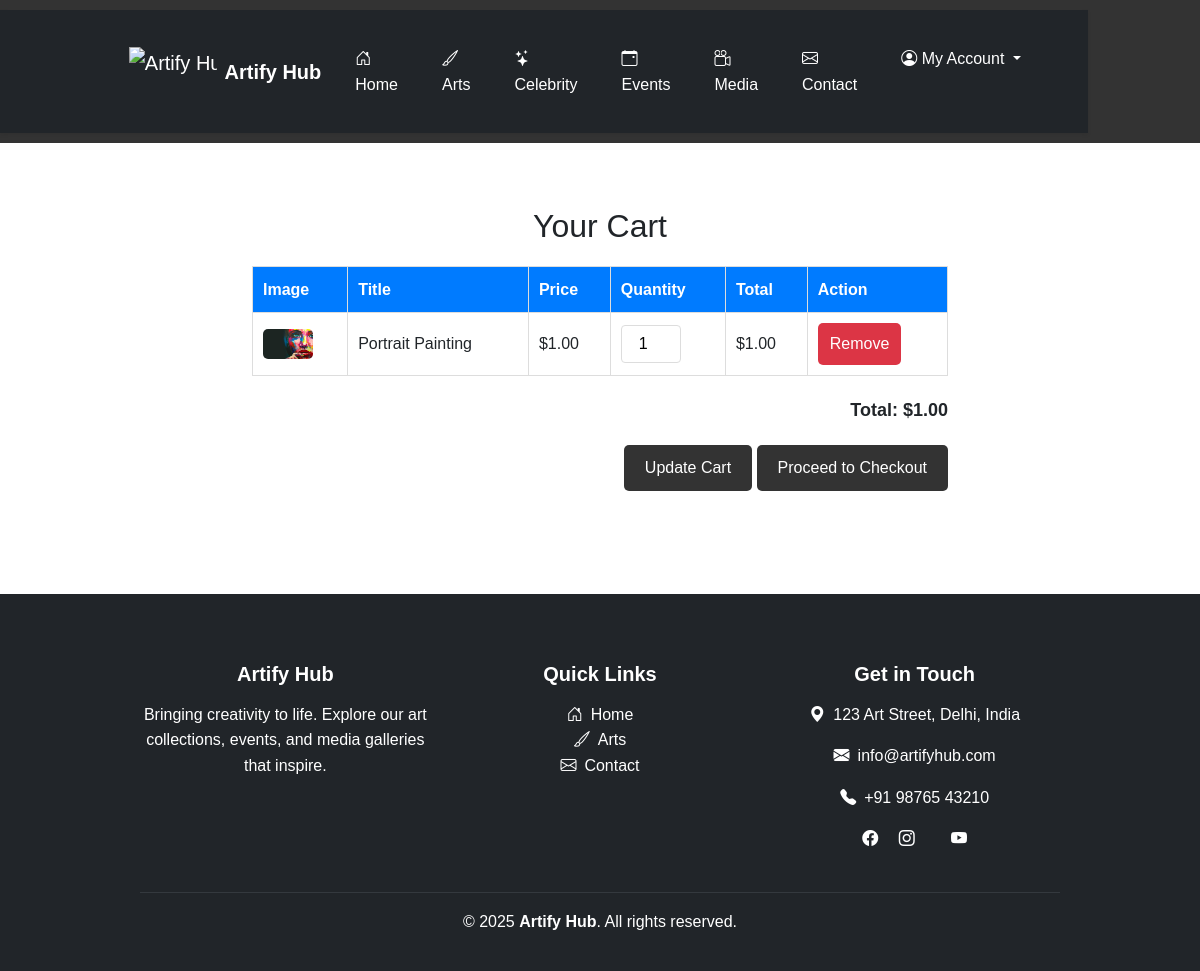
Page /cart.php (signed in) on the committed database.
### tables this page shows
CREATE TABLE `cart` (
  `id` int(11) NOT NULL,
  `user_id` int(11) DEFAULT NULL,
  `art_id` int(11) DEFAULT NULL,
  `quantity` int(11) DEFAULT 1,
  `created_at` timestamp NOT NULL DEFAULT current_timestamp()
);

CREATE TABLE `arts` (
  `id` int(11) NOT NULL,
  `title` varchar(255) NOT NULL,
  `slug` varchar(255) NOT NULL,
  `category_id` int(11) DEFAULT NULL,
  `price` decimal(10,2) NOT NULL,
  `description` text DEFAULT NULL,
  `meta_description` text DEFAULT NULL,
  `main_image` varchar(255) DEFAULT NULL,
  `main_image_2` varchar(255) DEFAULT NULL,
  `stock` int(11) DEFAULT 1,
  `status` enum('in_stock','sold_out','featured') DEFAULT 'in_stock',
  `created_at` timestamp NOT NULL DEFAULT current_timestamp()
);

### cart.php (the view, shortened to what this page needs)
<?php
require_once 'includes/db.php';
$user_id = $_SESSION['user_id'];
$stmt = $pdo->prepare("SELECT c.*, a.title, a.price, a.main_image FROM cart c JOIN arts a ON c.art_id = a.id WHERE c.user_id = ?");
$stmt->execute([$user_id]);
$cart_items = $stmt->fetchAll();
?>
<!DOCTYPE html>
<html lang="en">
<head>
    <link rel="stylesheet" href="assets/css/style.css">
</head>
<body>
    <?php include 'includes/header.php'; ?>
    <div class="container">
        <h2>Your Cart</h2>
        <form method="POST">
            <table class="cart-table">
                <thead>
                    <tr>
                        <th>Image</th>
                        <th>Title</th>
                        <th>Price</th>
                        <th>Quantity</th>
                        <th>Total</th>
                        <th>Action</th>
                    </tr>
                </thead>
                <tbody>
                    <?php $total = 0; ?>
                    <?php foreach ($cart_items as $item): ?>
                        <tr>
                            <td><img src="assets/uploads/<?php echo htmlspecialchars($item['main_image']); ?>" alt="<?php echo htmlspecialchars($item['title']); ?>" width="50"></td>
                            <td><?php echo htmlspecialchars($item['title']); ?></td>
                            <td>$<?php echo number_format($item['price'], 2); ?></td>
                            <td><input type="number" name="quantity[<?php echo $item['id']; ?>]" value="<?php echo $item['quantity']; ?>" min="0"></td>
                            <td>$<?php echo number_format($item['price'] * $item['quantity'], 2); ?></td>
                            <td>
                                <button type="submit" name="remove_item" class="remove-btn" value="Remove">Remove</button>
                            </td>
                        </tr>
                        <?php $total += $item['price'] * $item['quantity']; ?>
                    <?php endforeach; ?>
                </tbody>
            </table>
            <div class="total">Total: $<?php echo number_format($total, 2); ?></div>
            <div style="text-align: right; margin-top: 20px;">
                <button type="submit" name="update_cart" class="btn">Update Cart</button>
                <a href="checkout.php" class="btn">Proceed to Checkout</a>
            </div>
        </form>
    </div>
    <?php include 'includes/footer.php'; ?>
</body>
</html>

### assets/css/style.css (style rules this page uses)
body { font-family: Arial, sans-serif; margin: 0; padding: 0; line-height: 1.6; }
.container { width: 80%; margin: auto; padding: 20px; }
.btn { display: inline-block; padding: 10px 20px; background: #333; color: #fff; text-decoration: none; border-radius: 5px; }
.cart-table, .order-table { width: 100%; border-collapse: collapse; margin: 20px 0; }
.cart-table th, .cart-table td, .order-table th, .order-table td { border: 1px solid #ddd; padding: 10px; text-align: left; }
form div { margin-bottom: 15px; }
form input, form textarea, form select { width: 100%; padding: 8px; box-sizing: border-box; }

### cart.php (style rules this page uses)
body { font-family: Arial, sans-serif; background-color: #f9f9f9; margin: 0; padding: 0; }
.container { max-width: 800px; margin: 50px auto; }
h2 { text-align: center; color: #333; }
.cart-table { width: 100%; border-collapse: collapse; margin-top: 20px; }
.cart-table th, .cart-table td { padding: 12px; text-align: center; border: 1px solid #ddd; }
.cart-table th { background-color: #007bff; color: #fff; }
.cart-table img { border-radius: 5px; }
.cart-table input[type="number"] { width: 60px; padding: 5px; text-align: center; border: 1px solid #ddd; border-radius: 4px; }
.btn { display: inline-block; padding: 10px 20px; background-color: #28a745; color: #fff; text-decoration: none; border-radius: 5px; font-size: 14px; font-weight: bold; text-align: center; transition: all 0.3s ease; }
.remove-btn { background-color: #dc3545; color: #fff; border: none; padding: 8px 12px; border-radius: 5px; cursor: pointer; transition: all 0.3s ease; }
.total { text-align: right; margin-top: 20px; font-size: 18px; font-weight: bold; }

### rows in the picture
cart: art.main_image (picture), art.title "Portrait Painting", art.price "1.00", quantity "1", $item['price']*$item['quantity'] "1.00"

### other values in the picture
$total "1.00"
